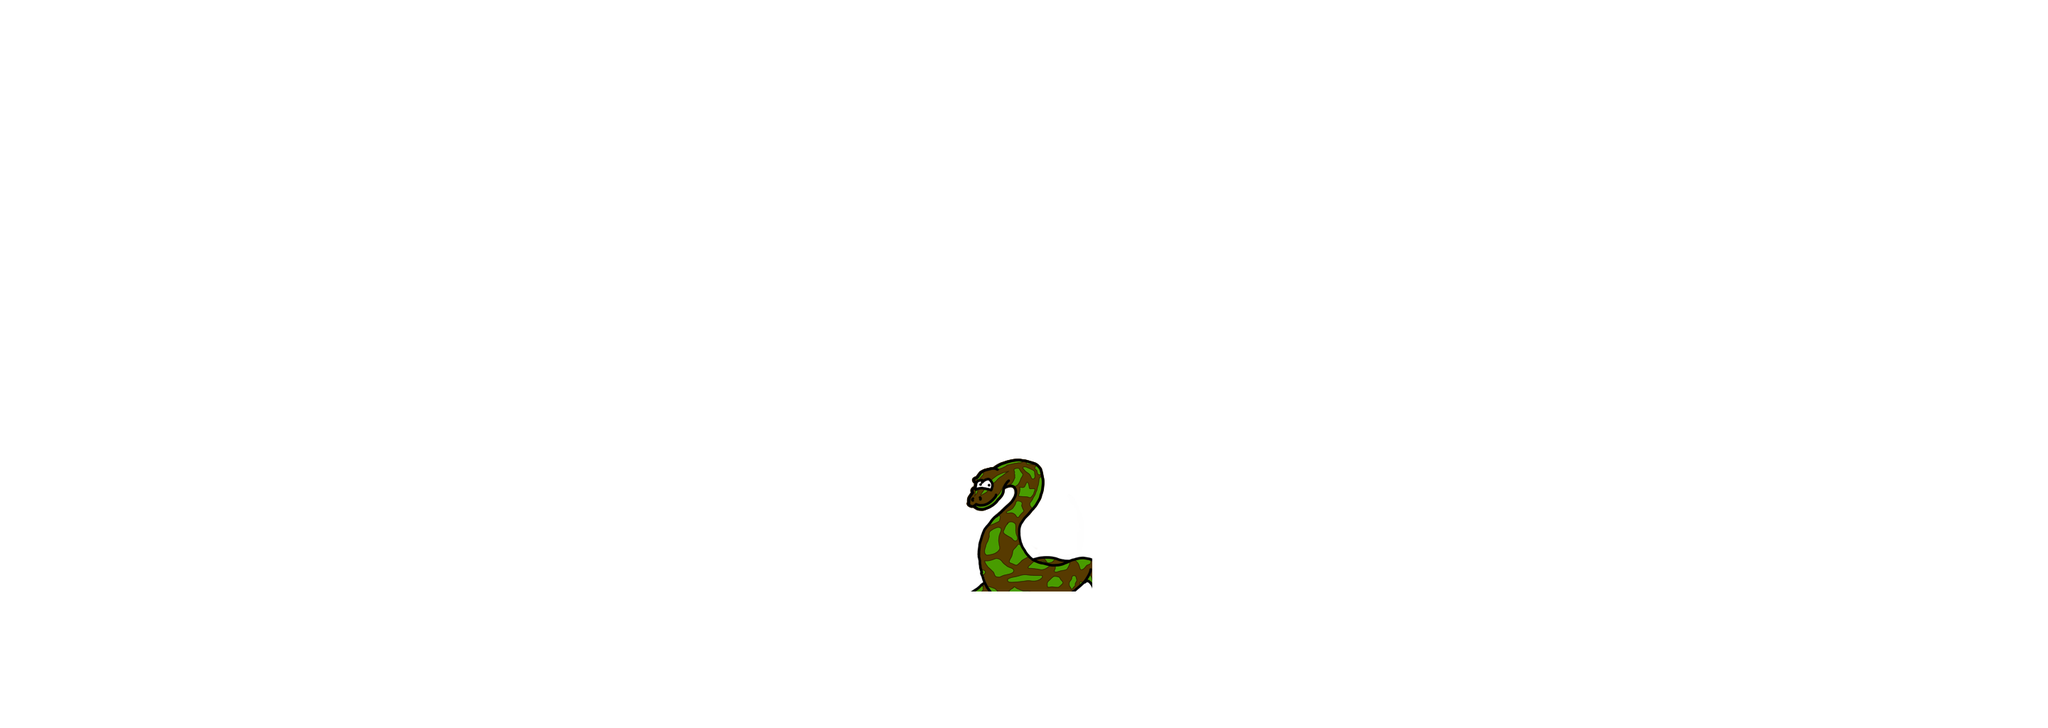

Below is a game level as drawn by its tile map, then a one-line description and the .tmx that defines it (tile-layer data replaced by summaries):
An orthogonal 45x16 tile map with 64x64 px tiles, 2 tile layers (Background, Monty) and 2 objects (camera/camera, player_data/player_data).

<map version="1.0" orientation="orthogonal" width="45" height="16" tilewidth="64" tileheight="64">
 <tileset firstgid="1" name="intro" tilewidth="64" tileheight="64">
  <image source="../../../tiles/intro.png" width="320" height="1216" />
 </tileset>
 <layer name="Background" width="45" height="16">
  <data>[720 cells, 720 non-empty, 1 distinct tile ids]</data>
 </layer>
 <layer name="Monty" width="45" height="16">
  <data>[720 cells, 9 non-empty, 9 distinct tile ids]</data>
 </layer>
 <objectgroup name="Objects" width="45" height="16">
  <object name="camera/camera" gid="14" x="1408" y="64" />
  <object name="player_data/player_data" gid="2" x="0" y="64" />
 </objectgroup>
</map>
